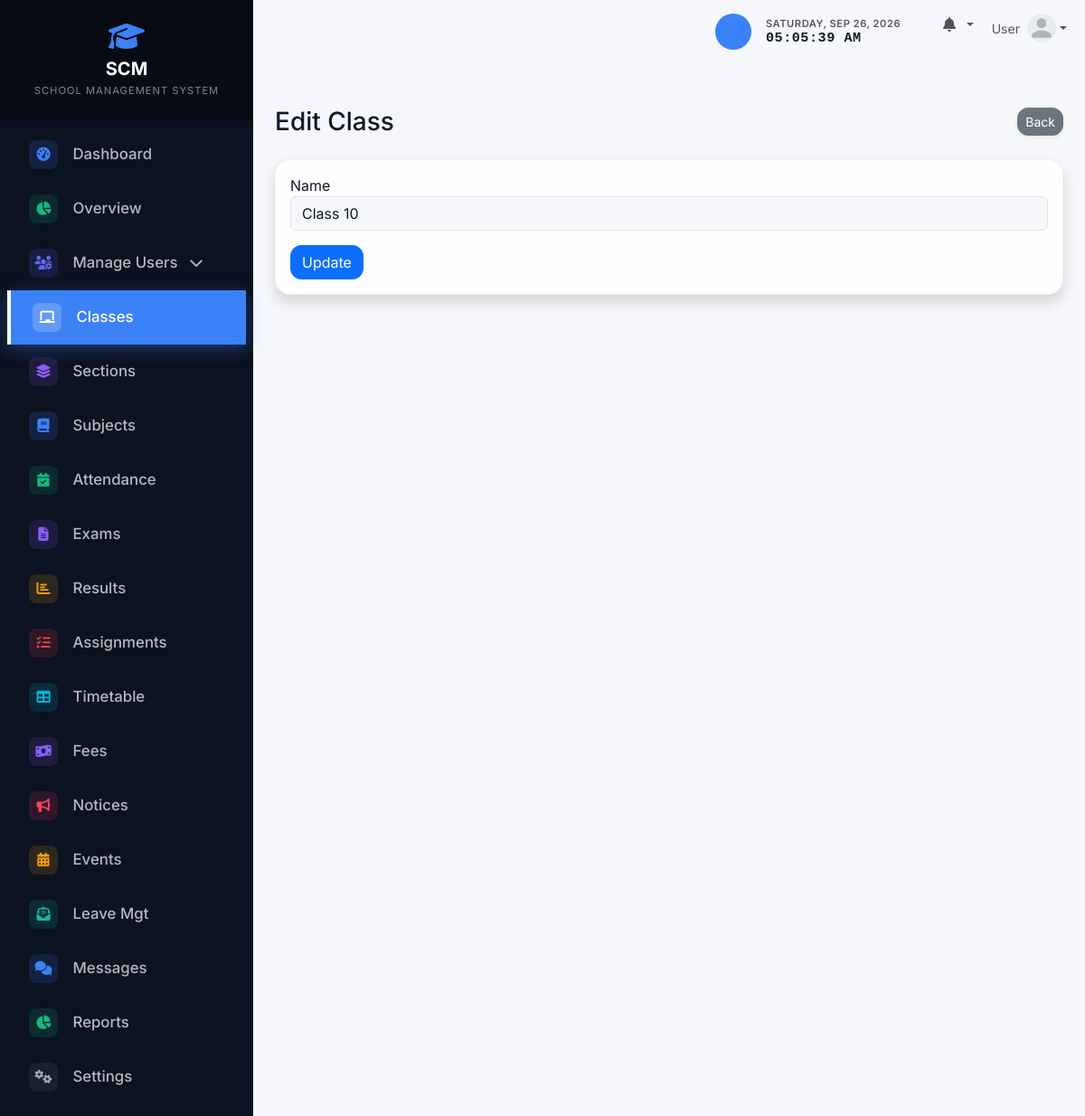
The page /admin/classes/edit.php?id=1 (signed in) on the database its author committed.
### tables this page shows
CREATE TABLE IF NOT EXISTS settings (
    setting_key VARCHAR(50) PRIMARY KEY,
    setting_value TEXT
);

CREATE TABLE IF NOT EXISTS classes (
    id INT AUTO_INCREMENT PRIMARY KEY,
    name VARCHAR(50) NOT NULL UNIQUE,
    created_at TIMESTAMP DEFAULT CURRENT_TIMESTAMP
);

### config/functions.php (called while the page is built, shortened)
<?php
function get_setting($pdo, $key, $default = '') {
    $stmt = $pdo->prepare("SELECT setting_value FROM settings WHERE setting_key = ?");
    $stmt->execute([$key]);
    $result = $stmt->fetch();
    return $result ? $result['setting_value'] : $default;
}
?>

### admin/classes/edit.php (the view, shortened to what this page needs)
<?php
require_once '../../config/database.php';
require_once '../../config/functions.php';
$id = $_GET['id'] ?? 0;
$stmt = $pdo->prepare("SELECT * FROM classes WHERE id = ?");
$stmt->execute([$id]);
$record = $stmt->fetch();
include '../../includes/header.php';
?>
<div class="d-sm-flex align-items-center justify-content-between mb-4">
    <h1 class="h3 mb-0 text-gray-800">Edit Class</h1>
    <a href="index.php" class="btn btn-sm btn-secondary shadow-sm">Back</a>
</div>
<div class="card shadow mb-4">
    <div class="card-body">
        <form method="POST" action="">
            <div class="mb-3">
                <label>Name</label>
                <input type="text" name="name" class="form-control" value="<?= htmlspecialchars($record['name']) ?>" required>
            </div>
            <button type="submit" class="btn btn-primary">Update</button>
        </form>
    </div>
</div>
<?php include '../../includes/footer.php'; ?>

### includes/sidebar.php (shortened to what this page needs)
<?php
$current_page = $_SERVER['REQUEST_URI'];
$sidebar_school_name = get_setting($pdo, 'school_name', 'SCM - SCHOOL MANAGEMENT');
$name_parts = explode(' - ', $sidebar_school_name, 2);
$main_name = $name_parts[0];
$sub_name = isset($name_parts[1]) ? $name_parts[1] : '';
?>
<nav id="sidebar" class="text-white">
    <div class="sidebar-header p-4 text-center">
        <a href="<?= BASE_URL ?>/index.php" class="text-white text-decoration-none d-flex flex-column align-items-center">
            <i class="fas fa-graduation-cap fa-2x mb-2 text-primary"></i>
            <h5 class="mb-0 fw-bold tracking-wide"><?= htmlspecialchars($main_name) ?></h5>
            <?php if ($sub_name): ?>
            <small class="text-white-50 mt-1" style="font-size: 0.7rem; letter-spacing: 1px;"><?= htmlspecialchars(strtoupper($sub_name)) ?></small>
            <?php endif; ?>
        </a>
    </div>
    <ul class="list-unstyled components p-2">
        <?php if ($_SESSION['user_role'] === 'admin'): ?>
            <li class="<?= strpos($current_page, '/admin/dashboard.php') !== false ? 'active' : '' ?>">
                <a href="<?= BASE_URL ?>/admin/dashboard.php"><i class="fas fa-fw fa-tachometer-alt me-2"></i> Dashboard</a>
            </li>
            <li class="<?= strpos($current_page, '/admin/overview.php') !== false ? 'active' : '' ?>">
                <a href="<?= BASE_URL ?>/admin/overview.php"><i class="fas fa-fw fa-chart-pie me-2"></i> Overview</a>
            </li>
            <?php
                $is_users_active = strpos($current_page, '/admin/admins/') !== false || strpos($current_page, '/admin/roles/') !== false || strpos($current_page, '/admin/students/') !== false || strpos($current_page, '/admin/teachers/') !== false || strpos($current_page, '/admin/parents/') !== false;
            ?>
            <li class="<?= $is_users_active ? 'active' : '' ?>">
                <a href="#usersSubmenu" data-bs-toggle="collapse" aria-expanded="<?= $is_users_active ? 'true' : 'false' ?>" class="manage-users-btn <?= $is_users_active ? '' : 'collapsed' ?>" style="text-decoration: none;">
                    <i class="fas fa-fw fa-users-cog"></i>
                    <span>Manage Users</span>
                    <i class="fas fa-chevron-down dropdown-arrow"></i>
                </a>
            </li>
            <li class="<?= strpos($current_page, '/admin/classes/') !== false ? 'active' : '' ?>"><a href="<?= BASE_URL ?>/admin/classes/"><i class="fas fa-fw fa-chalkboard me-2"></i> Classes</a></li>
            <li class="<?= strpos($current_page, '/admin/sections/') !== false ? 'active' : '' ?>"><a href="<?= BASE_URL ?>/admin/sections/"><i class="fas fa-fw fa-layer-group me-2"></i> Sections</a></li>
            <li class="<?= strpos($current_page, '/admin/subjects/') !== false ? 'active' : '' ?>"><a href="<?= BASE_URL ?>/admin/subjects/"><i class="fas fa-fw fa-book me-2"></i> Subjects</a></li>
            <li class="<?= strpos($current_page, '/admin/attendance/') !== false ? 'active' : '' ?>"><a href="<?= BASE_URL ?>/admin/attendance/"><i class="fas fa-fw fa-calendar-check me-2"></i> Attendance</a></li>
            <li class="<?= strpos($current_page, '/admin/exams/') !== false ? 'active' : '' ?>"><a href="<?= BASE_URL ?>/admin/exams/"><i class="fas fa-fw fa-file-alt me-2"></i> Exams</a></li>
            <li class="<?= strpos($current_page, '/admin/results/') !== false ? 'active' : '' ?>"><a href="<?= BASE_URL ?>/admin/results/"><i class="fas fa-fw fa-chart-bar me-2"></i> Results</a></li>
            <li class="<?= strpos($current_page, '/admin/assignments/') !== false ? 'active' : '' ?>"><a href="<?= BASE_URL ?>/admin/assignments/"><i class="fas fa-fw fa-tasks me-2"></i> Assignments</a></li>
            <li class="<?= strpos($current_page, '/admin/timetable/') !== false ? 'active' : '' ?>"><a href="<?= BASE_URL ?>/admin/timetable/"><i class="fas fa-fw fa-table me-2"></i> Timetable</a></li>
            <li class="<?= strpos($current_page, '/admin/fees/') !== false ? 'active' : '' ?>"><a href="<?= BASE_URL ?>/admin/fees/"><i class="fas fa-fw fa-money-bill-wave me-2"></i> Fees</a></li>
            <li class="<?= strpos($current_page, '/admin/notices/') !== false ? 'active' : '' ?>"><a href="<?= BASE_URL ?>/admin/notices/"><i class="fas fa-fw fa-bullhorn me-2"></i> Notices</a></li>
            <li class="<?= strpos($current_page, '/admin/events/') !== false ? 'active' : '' ?>"><a href="<?= BASE_URL ?>/admin/events/"><i class="fas fa-fw fa-calendar-alt me-2"></i> Events</a></li>
            <li class="<?= strpos($current_page, '/admin/leaves/') !== false ? 'active' : '' ?>"><a href="<?= BASE_URL ?>/admin/leaves/"><i class="fas fa-fw fa-envelope-open-text me-2"></i> Leave Mgt</a></li>
            <li class="<?= strpos($current_page, '/admin/messages/') !== false ? 'active' : '' ?>"><a href="<?= BASE_URL ?>/admin/messages/"><i class="fas fa-fw fa-comments me-2"></i> Messages</a></li>
            <li class="<?= strpos($current_page, '/admin/reports/') !== false ? 'active' : '' ?>"><a href="<?= BASE_URL ?>/admin/reports/"><i class="fas fa-fw fa-chart-pie me-2"></i> Reports</a></li>
            <li class="<?= strpos($current_page, '/admin/settings/') !== false ? 'active' : '' ?>"><a href="<?= BASE_URL ?>/admin/settings/"><i class="fas fa-fw fa-cogs me-2"></i> Settings</a></li>
        <?php endif; ?>
    </ul>
</nav>

### assets/css/style.css (style rules this page uses)
:root { --bs-primary: #3B82F6; --bs-info: #06B6D4; --bs-success: #10B981; --bs-warning: #F59E0B; --bs-danger: #EF4444; --bs-body-bg: #F5F7FB; --bs-body-color: #111827; --sidebar-bg: #0B1220; --sidebar-header: #070b14; --sidebar-text: rgba(255,255,255,0.7); --sidebar-hover: rgba(255,255,255,0.1); }
.theme-admin { --bs-primary: #3B82F6; --bs-info: #06B6D4; --bs-body-bg: #F5F7FB; --bs-body-color: #111827; --sidebar-bg: #0B1220; --sidebar-header: #070b14; }
body { font-family: 'Inter', sans-serif; background-color: var(--bs-body-bg); color: var(--bs-body-color); }
.text-primary { color: var(--bs-primary) !important; }
.btn { border-radius: 12px; }
#sidebar { min-width: 280px; max-width: 280px; min-height: 100vh; transition: all 0.25s cubic-bezier(0.4, 0, 0.2, 1); background: var(--sidebar-bg) !important; }
#sidebar .sidebar-header { background: var(--sidebar-header); transition: all 0.25s; }
#sidebar ul.components { padding: 20px 0; }
#sidebar ul li a { padding: 14px 24px; font-size: 1.05em; display: block; color: var(--sidebar-text); text-decoration: none; font-weight: 500; position: relative; overflow: hidden; transition: background-color 0.3s ease, transform 0.3s ease, color 0.3s ease, box-shadow 0.3s ease; }
#sidebar ul li.active > a { background: var(--bs-primary); color: #ffffff; box-shadow: 0 5px 20px rgba(63, 130, 244, 0.35); transition: all 0.3s ease; border-left: 4px solid #fff; }
#sidebar ul li.active > a::before { content: ""; position: absolute; top: 0; left: -100%; width: 50%; height: 100%; background: linear-gradient( 90deg, transparent, rgba(255,255,255,0.25), transparent ); transform: skewX(-20deg); animation: buttonShine 3s infinite; }
#sidebar ul li a i { transition: transform 0.3s ease, color 0.3s ease; }
.card, .dashboard-card { border: 1px solid rgba(229, 231, 235, 0.5); border-radius: 18px; box-shadow: 0 8px 30px rgba(15, 23, 42, 0.1); background-color: rgba(255, 255, 255, 0.85); backdrop-filter: blur(8px); }
#sidebar ul.components li a i { width: 32px; height: 32px; display: inline-flex; align-items: center; justify-content: center; border-radius: 8px; margin-right: 12px !important; font-size: 0.95rem; transition: all 0.3s; }
#sidebar ul.components li a i.fa-tachometer-alt { background: rgba(59, 130, 246, 0.15); color: #3b82f6; }
#sidebar ul.components li a i.fa-chart-pie { background: rgba(16, 185, 129, 0.15); color: #10b981; }
#sidebar ul.components li a i.fa-users-cog, #sidebar ul.components li a i.fa-user-shield, #sidebar ul.components li a i.fa-user-graduate, #sidebar ul.components li a i.fa-chalkboard-teacher, #sidebar ul.components li a i.fa-users, #sidebar ul.components li a i.fa-user { background: rgba(99, 102, 241, 0.15); color: #6366f1; }
#sidebar ul.components li a i.fa-chalkboard { background: rgba(236, 72, 153, 0.15); color: #ec4899; }
#sidebar ul.components li a i.fa-layer-group { background: rgba(139, 92, 246, 0.15); color: #8b5cf6; }
#sidebar ul.components li a i.fa-book { background: rgba(59, 130, 246, 0.15); color: #3b82f6; }
#sidebar ul.components li a i.fa-calendar-check { background: rgba(16, 185, 129, 0.15); color: #10b981; }
#sidebar ul.components li a i.fa-file-alt { background: rgba(139, 92, 246, 0.15); color: #8b5cf6; }
#sidebar ul.components li a i.fa-chart-bar { background: rgba(245, 158, 11, 0.15); color: #f59e0b; }
#sidebar ul.components li a i.fa-tasks { background: rgba(239, 68, 68, 0.15); color: #ef4444; }
#sidebar ul.components li a i.fa-table { background: rgba(6, 182, 212, 0.15); color: #06b6d4; }
#sidebar ul.components li a i.fa-calendar-alt { background: rgba(245, 158, 11, 0.15); color: #f59e0b; }
#sidebar ul.components li a i.fa-money-bill-wave { background: rgba(139, 92, 246, 0.15); color: #8b5cf6; }
#sidebar ul.components li a i.fa-bullhorn { background: rgba(244, 63, 94, 0.15); color: #f43f5e; }
#sidebar ul.components li a i.fa-envelope-open-text { background: rgba(20, 184, 166, 0.15); color: #14b8a6; }
#sidebar ul.components li a i.fa-comments { background: rgba(59, 130, 246, 0.15); color: #3b82f6; }
#sidebar ul.components li a i.fa-cogs { background: rgba(107, 114, 128, 0.15); color: #9ca3af; }
#sidebar ul li.active > a i, #sidebar ul li a:hover i { background: rgba(255, 255, 255, 0.2) !important; color: #fff !important; }

### rows shown on the page
settings: setting_value "SCM", setting_value "SCHOOL MANAGEMENT SYSTEM"
classes: name "Class 10"

### other values the page prints
$_SESSION['name'] "User"
